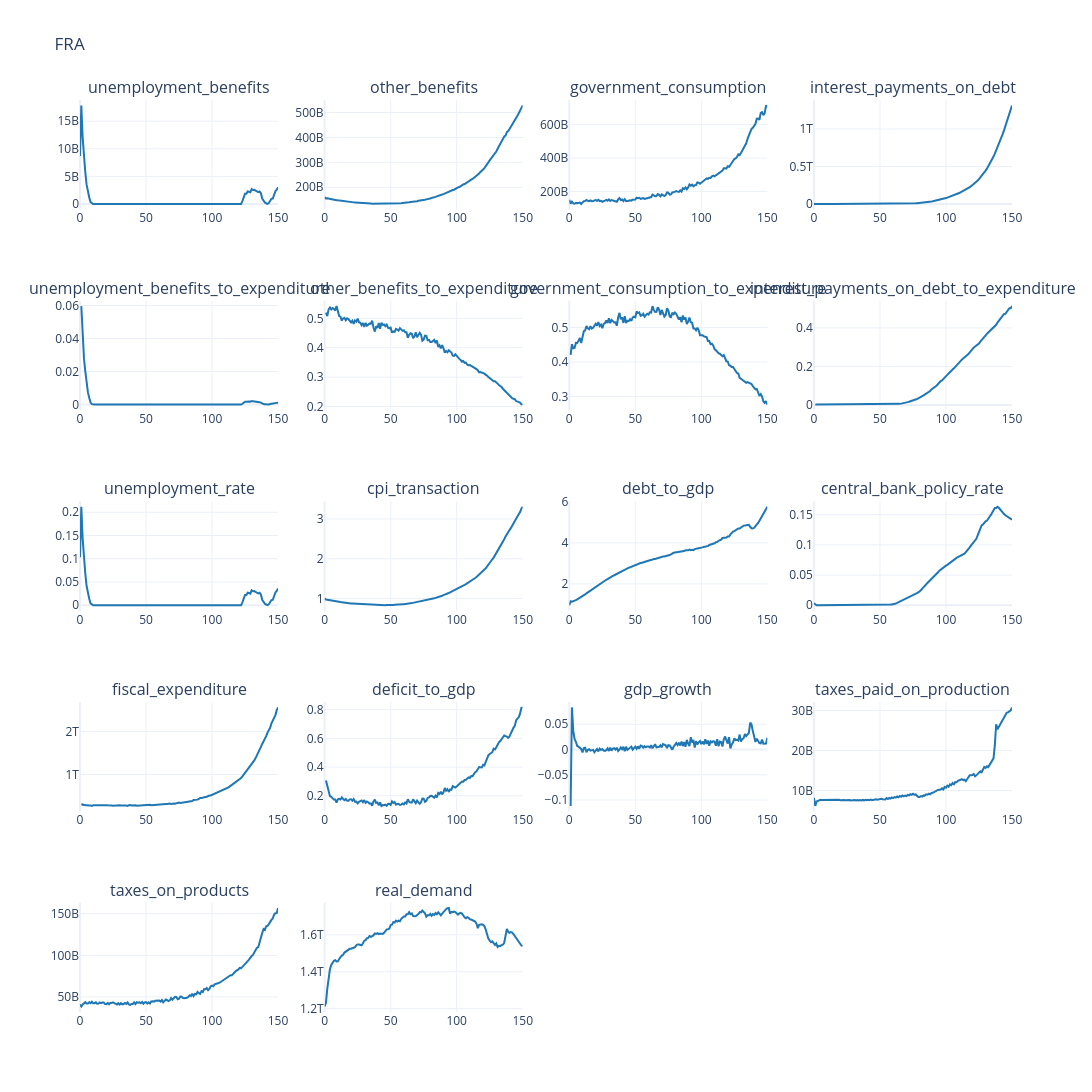
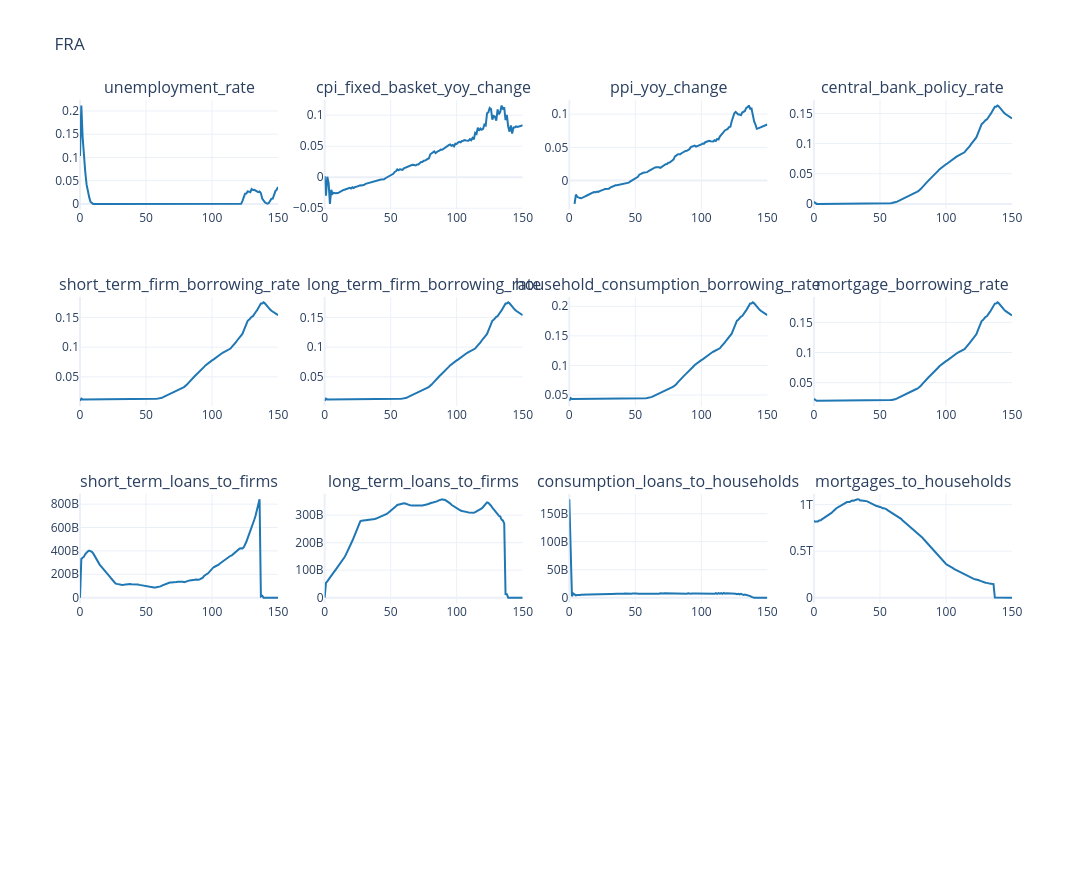
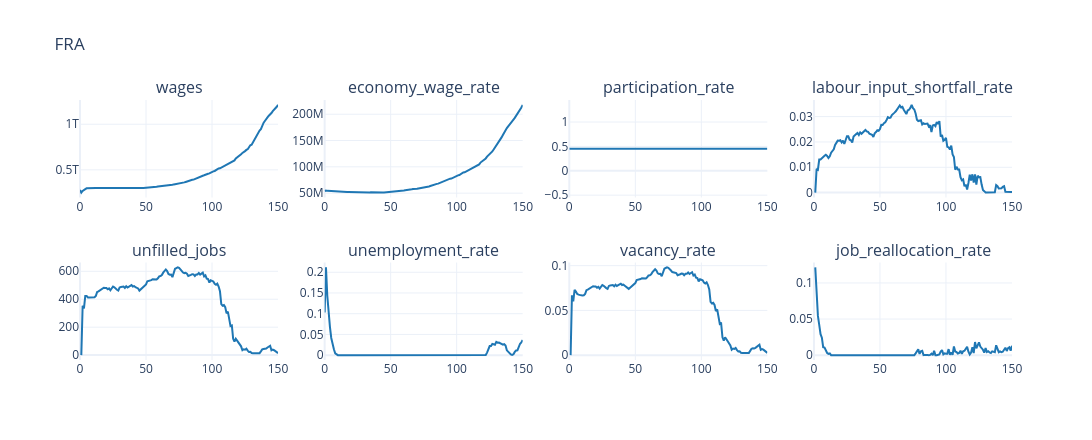

Notebook code cell kept with these figures, in order:
### Code cell
fiscal_cols = [
    "unemployment_benefits", "other_benefits", "government_consumption", "interest_payments_on_debt",
    "unemployment_benefits_to_expenditure", "other_benefits_to_expenditure",
    "government_consumption_to_expenditure", "interest_payments_on_debt_to_expenditure",
    "unemployment_rate", "cpi_transaction", "debt_to_gdp", "central_bank_policy_rate",
    "fiscal_expenditure", "deficit_to_gdp", "gdp_growth",
    "taxes_paid_on_production", "taxes_on_products", "real_demand",
]
policy_cols = [
    "unemployment_rate", "cpi_fixed_basket_yoy_change", "ppi_yoy_change",
    "central_bank_policy_rate", "short_term_firm_borrowing_rate",
    "long_term_firm_borrowing_rate", "household_consumption_borrowing_rate", "mortgage_borrowing_rate",
    "short_term_loans_to_firms", "long_term_loans_to_firms", "consumption_loans_to_households", "mortgages_to_households",
]

labour_cols = [
    'wages',
    "economy_wage_rate",
    'participation_rate',
    'labour_input_shortfall_rate',
    'unfilled_jobs',
    'unemployment_rate',
    'vacancy_rate',
    'job_reallocation_rate',
    'job_reallocation_rate_growth',]


plot_output(df=df_base[fiscal_cols], no_rows=5, no_cols=4, country_code=cfg.country_iso3, **FIG_SIZE_BENCHMARK)
plot_output(df=df_base[policy_cols], no_rows=4, no_cols=4, country_code=cfg.country_iso3, **FIG_SIZE_BENCHMARK)
plot_output(df=df_base[labour_cols], no_rows=2, no_cols=4, country_code=cfg.country_iso3, **FIG_SIZE_BENCHMARK)

### Figure 1 — Plotly figure (JSON) as saved in the notebook; plotly's stock layout.template omitted (floating-point values rounded to 4 significant figures; data arrays with more than 128 entries replaced by an {"elided": "..."} marker saying what was removed)
{"data": [{"line": {"color": "#1f77b4"}, "mode": "lines", "name": "baseline", "showlegend": false, "type": "scatter", "x": {"elided": "151 int values"}, "xaxis": "x", "y": {"elided": "151 float values"}, "yaxis": "y"}, {"line": {"color": "#1f77b4"}, "mode": "lines", "name": "baseline", "showlegend": false, "type": "scatter", "x": {"elided": "151 int values"}, "xaxis": "x2", "y": {"elided": "151 float values"}, "yaxis": "y2"}, {"line": {"color": "#1f77b4"}, "mode": "lines", "name": "baseline", "showlegend": false, "type": "scatter", "x": {"elided": "151 int values"}, "xaxis": "x3", "y": {"elided": "151 float values"}, "yaxis": "y3"}, {"line": {"color": "#1f77b4"}, "mode": "lines", "name": "baseline", "showlegend": false, "type": "scatter", "x": {"elided": "151 int values"}, "xaxis": "x4", "y": {"elided": "151 float values"}, "yaxis": "y4"}, {"line": {"color": "#1f77b4"}, "mode": "lines", "name": "baseline", "showlegend": false, "type": "scatter", "x": {"elided": "151 int values"}, "xaxis": "x5", "y": {"elided": "151 float values"}, "yaxis": "y5"}, {"line": {"color": "#1f77b4"}, "mode": "lines", "name": "baseline", "showlegend": false, "type": "scatter", "x": {"elided": "151 int values"}, "xaxis": "x6", "y": {"elided": "151 float values"}, "yaxis": "y6"}, {"line": {"color": "#1f77b4"}, "mode": "lines", "name": "baseline", "showlegend": false, "type": "scatter", "x": {"elided": "151 int values"}, "xaxis": "x7", "y": {"elided": "151 float values"}, "yaxis": "y7"}, {"line": {"color": "#1f77b4"}, "mode": "lines", "name": "baseline", "showlegend": false, "type": "scatter", "x": {"elided": "151 int values"}, "xaxis": "x8", "y": {"elided": "151 float values"}, "yaxis": "y8"}, {"line": {"color": "#1f77b4"}, "mode": "lines", "name": "baseline", "showlegend": false, "type": "scatter", "x": {"elided": "151 int values"}, "xaxis": "x9", "y": {"elided": "151 float values"}, "yaxis": "y9"}, {"line": {"color": "#1f77b4"}, "mode": "lines", "name": "baseline", "showlegend": false, "type": "scatter", "x": {"elided": "151 int values"}, "xaxis": "x10", "y": {"elided": "151 float values"}, "yaxis": "y10"}, {"line": {"color": "#1f77b4"}, "mode": "lines", "name": "baseline", "showlegend": false, "type": "scatter", "x": {"elided": "151 int values"}, "xaxis": "x11", "y": {"elided": "151 float values"}, "yaxis": "y11"}, {"line": {"color": "#1f77b4"}, "mode": "lines", "name": "baseline", "showlegend": false, "type": "scatter", "x": {"elided": "151 int values"}, "xaxis": "x12", "y": {"elided": "151 float values"}, "yaxis": "y12"}, {"line": {"color": "#1f77b4"}, "mode": "lines", "name": "baseline", "showlegend": false, "type": "scatter", "x": {"elided": "151 int values"}, "xaxis": "x13", "y": {"elided": "151 float values"}, "yaxis": "y13"}, {"line": {"color": "#1f77b4"}, "mode": "lines", "name": "baseline", "showlegend": false, "type": "scatter", "x": {"elided": "151 int values"}, "xaxis": "x14", "y": {"elided": "151 float values"}, "yaxis": "y14"}, {"line": {"color": "#1f77b4"}, "mode": "lines", "name": "baseline", "showlegend": false, "type": "scatter", "x": {"elided": "151 int values"}, "xaxis": "x15", "y": {"elided": "151 float values"}, "yaxis": "y15"}, {"line": {"color": "#1f77b4"}, "mode": "lines", "name": "baseline", "showlegend": false, "type": "scatter", "x": {"elided": "151 int values"}, "xaxis": "x16", "y": {"elided": "151 float values"}, "yaxis": "y16"}, {"line": {"color": "#1f77b4"}, "mode": "lines", "name": "baseline", "showlegend": false, "type": "scatter", "x": {"elided": "151 int values"}, "xaxis": "x17", "y": {"elided": "151 float values"}, "yaxis": "y17"}, {"line": {"color": "#1f77b4"}, "mode": "lines", "name": "baseline", "showlegend": false, "type": "scatter", "x": {"elided": "151 int values"}, "xaxis": "x18", "y": {"elided": "151 float values"}, "yaxis": "y18"}], "layout": {"annotations": [{"font": {"size": 16}, "showarrow": false, "text": "unemployment_benefits", "x": 0.1062, "xanchor": "center", "xref": "paper", "y": 1, "yanchor": "bottom", "yref": "paper"}, {"font": {"size": 16}, "showarrow": false, "text": "other_benefits", "x": 0.3688, "xanchor": "center", "xref": "paper", "y": 1, "yanchor": "bottom", "yref": "paper"}, {"font": {"size": 16}, "showarrow": false, "text": "government_consumption", "x": 0.6313, "xanchor": "center", "xref": "paper", "y": 1, "yanchor": "bottom", "yref": "paper"}, {"font": {"size": 16}, "showarrow": false, "text": "interest_payments_on_debt", "x": 0.8938, "xanchor": "center", "xref": "paper", "y": 1, "yanchor": "bottom", "yref": "paper"}, {"font": {"size": 16}, "showarrow": false, "text": "unemployment_benefits_to_expenditure", "x": 0.1062, "xanchor": "center", "xref": "paper", "y": 0.78, "yanchor": "bottom", "yref": "paper"}, {"font": {"size": 16}, "showarrow": false, "text": "other_benefits_to_expenditure", "x": 0.3688, "xanchor": "center", "xref": "paper", "y": 0.78, "yanchor": "bottom", "yref": "paper"}, {"font": {"size": 16}, "showarrow": false, "text": "government_consumption_to_expenditure", "x": 0.6313, "xanchor": "center", "xref": "paper", "y": 0.78, "yanchor": "bottom", "yref": "paper"}, {"font": {"size": 16}, "showarrow": false, "text": "interest_payments_on_debt_to_expenditure", "x": 0.8938, "xanchor": "center", "xref": "paper", "y": 0.78, "yanchor": "bottom", "yref": "paper"}, {"font": {"size": 16}, "showarrow": false, "text": "unemployment_rate", "x": 0.1062, "xanchor": "center", "xref": "paper", "y": 0.56, "yanchor": "bottom", "yref": "paper"}, {"font": {"size": 16}, "showarrow": false, "text": "cpi_transaction", "x": 0.3688, "xanchor": "center", "xref": "paper", "y": 0.56, "yanchor": "bottom", "yref": "paper"}, {"font": {"size": 16}, "showarrow": false, "text": "debt_to_gdp", "x": 0.6313, "xanchor": "center", "xref": "paper", "y": 0.56, "yanchor": "bottom", "yref": "paper"}, {"font": {"size": 16}, "showarrow": false, "text": "central_bank_policy_rate", "x": 0.8938, "xanchor": "center", "xref": "paper", "y": 0.56, "yanchor": "bottom", "yref": "paper"}, {"font": {"size": 16}, "showarrow": false, "text": "fiscal_expenditure", "x": 0.1062, "xanchor": "center", "xref": "paper", "y": 0.34, "yanchor": "bottom", "yref": "paper"}, {"font": {"size": 16}, "showarrow": false, "text": "deficit_to_gdp", "x": 0.3688, "xanchor": "center", "xref": "paper", "y": 0.34, "yanchor": "bottom", "yref": "paper"}, {"font": {"size": 16}, "showarrow": false, "text": "gdp_growth", "x": 0.6313, "xanchor": "center", "xref": "paper", "y": 0.34, "yanchor": "bottom", "yref": "paper"}, {"font": {"size": 16}, "showarrow": false, "text": "taxes_paid_on_production", "x": 0.8938, "xanchor": "center", "xref": "paper", "y": 0.34, "yanchor": "bottom", "yref": "paper"}, {"font": {"size": 16}, "showarrow": false, "text": "taxes_on_products", "x": 0.1062, "xanchor": "center", "xref": "paper", "y": 0.12, "yanchor": "bottom", "yref": "paper"}, {"font": {"size": 16}, "showarrow": false, "text": "real_demand", "x": 0.3688, "xanchor": "center", "xref": "paper", "y": 0.12, "yanchor": "bottom", "yref": "paper"}], "height": 1100, "title": {"text": "FRA"}, "width": 1520, "xaxis": {"anchor": "y", "domain": [0, 0.2125]}, "xaxis10": {"anchor": "y10", "domain": [0.2625, 0.475]}, "xaxis11": {"anchor": "y11", "domain": [0.525, 0.7375]}, "xaxis12": {"anchor": "y12", "domain": [0.7875, 1]}, "xaxis13": {"anchor": "y13", "domain": [0, 0.2125]}, "xaxis14": {"anchor": "y14", "domain": [0.2625, 0.475]}, "xaxis15": {"anchor": "y15", "domain": [0.525, 0.7375]}, "xaxis16": {"anchor": "y16", "domain": [0.7875, 1]}, "xaxis17": {"anchor": "y17", "domain": [0, 0.2125]}, "xaxis18": {"anchor": "y18", "domain": [0.2625, 0.475]}, "xaxis19": {"anchor": "y19", "domain": [0.525, 0.7375]}, "xaxis2": {"anchor": "y2", "domain": [0.2625, 0.475]}, "xaxis20": {"anchor": "y20", "domain": [0.7875, 1]}, "xaxis3": {"anchor": "y3", "domain": [0.525, 0.7375]}, "xaxis4": {"anchor": "y4", "domain": [0.7875, 1]}, "xaxis5": {"anchor": "y5", "domain": [0, 0.2125]}, "xaxis6": {"anchor": "y6", "domain": [0.2625, 0.475]}, "xaxis7": {"anchor": "y7", "domain": [0.525, 0.7375]}, "xaxis8": {"anchor": "y8", "domain": [0.7875, 1]}, "xaxis9": {"anchor": "y9", "domain": [0, 0.2125]}, "yaxis": {"anchor": "x", "domain": [0.88, 1]}, "yaxis10": {"anchor": "x10", "domain": [0.44, 0.56]}, "yaxis11": {"anchor": "x11", "domain": [0.44, 0.56]}, "yaxis12": {"anchor": "x12", "domain": [0.44, 0.56]}, "yaxis13": {"anchor": "x13", "domain": [0.22, 0.34]}, "yaxis14": {"anchor": "x14", "domain": [0.22, 0.34]}, "yaxis15": {"anchor": "x15", "domain": [0.22, 0.34]}, "yaxis16": {"anchor": "x16", "domain": [0.22, 0.34]}, "yaxis17": {"anchor": "x17", "domain": [0, 0.12]}, "yaxis18": {"anchor": "x18", "domain": [0, 0.12]}, "yaxis19": {"anchor": "x19", "domain": [0, 0.12]}, "yaxis2": {"anchor": "x2", "domain": [0.88, 1]}, "yaxis20": {"anchor": "x20", "domain": [0, 0.12]}, "yaxis3": {"anchor": "x3", "domain": [0.88, 1]}, "yaxis4": {"anchor": "x4", "domain": [0.88, 1]}, "yaxis5": {"anchor": "x5", "domain": [0.66, 0.78]}, "yaxis6": {"anchor": "x6", "domain": [0.66, 0.78]}, "yaxis7": {"anchor": "x7", "domain": [0.66, 0.78]}, "yaxis8": {"anchor": "x8", "domain": [0.66, 0.78]}, "yaxis9": {"anchor": "x9", "domain": [0.44, 0.56]}}}

### Figure 2 — Plotly figure (JSON) as saved in the notebook; plotly's stock layout.template omitted (floating-point values rounded to 4 significant figures; data arrays with more than 128 entries replaced by an {"elided": "..."} marker saying what was removed)
{"data": [{"line": {"color": "#1f77b4"}, "mode": "lines", "name": "baseline", "showlegend": false, "type": "scatter", "x": {"elided": "151 int values"}, "xaxis": "x", "y": {"elided": "151 float values"}, "yaxis": "y"}, {"line": {"color": "#1f77b4"}, "mode": "lines", "name": "baseline", "showlegend": false, "type": "scatter", "x": {"elided": "151 int values"}, "xaxis": "x2", "y": {"elided": "151 float values"}, "yaxis": "y2"}, {"line": {"color": "#1f77b4"}, "mode": "lines", "name": "baseline", "showlegend": false, "type": "scatter", "x": {"elided": "151 int values"}, "xaxis": "x3", "y": {"elided": "151 float values"}, "yaxis": "y3"}, {"line": {"color": "#1f77b4"}, "mode": "lines", "name": "baseline", "showlegend": false, "type": "scatter", "x": {"elided": "151 int values"}, "xaxis": "x4", "y": {"elided": "151 float values"}, "yaxis": "y4"}, {"line": {"color": "#1f77b4"}, "mode": "lines", "name": "baseline", "showlegend": false, "type": "scatter", "x": {"elided": "151 int values"}, "xaxis": "x5", "y": {"elided": "151 float values"}, "yaxis": "y5"}, {"line": {"color": "#1f77b4"}, "mode": "lines", "name": "baseline", "showlegend": false, "type": "scatter", "x": {"elided": "151 int values"}, "xaxis": "x6", "y": {"elided": "151 float values"}, "yaxis": "y6"}, {"line": {"color": "#1f77b4"}, "mode": "lines", "name": "baseline", "showlegend": false, "type": "scatter", "x": {"elided": "151 int values"}, "xaxis": "x7", "y": {"elided": "151 float values"}, "yaxis": "y7"}, {"line": {"color": "#1f77b4"}, "mode": "lines", "name": "baseline", "showlegend": false, "type": "scatter", "x": {"elided": "151 int values"}, "xaxis": "x8", "y": {"elided": "151 float values"}, "yaxis": "y8"}, {"line": {"color": "#1f77b4"}, "mode": "lines", "name": "baseline", "showlegend": false, "type": "scatter", "x": {"elided": "151 int values"}, "xaxis": "x9", "y": {"elided": "151 float values"}, "yaxis": "y9"}, {"line": {"color": "#1f77b4"}, "mode": "lines", "name": "baseline", "showlegend": false, "type": "scatter", "x": {"elided": "151 int values"}, "xaxis": "x10", "y": {"elided": "151 float values"}, "yaxis": "y10"}, {"line": {"color": "#1f77b4"}, "mode": "lines", "name": "baseline", "showlegend": false, "type": "scatter", "x": {"elided": "151 int values"}, "xaxis": "x11", "y": {"elided": "151 float values"}, "yaxis": "y11"}, {"line": {"color": "#1f77b4"}, "mode": "lines", "name": "baseline", "showlegend": false, "type": "scatter", "x": {"elided": "151 int values"}, "xaxis": "x12", "y": {"elided": "151 float values"}, "yaxis": "y12"}], "layout": {"annotations": [{"font": {"size": 16}, "showarrow": false, "text": "unemployment_rate", "x": 0.1062, "xanchor": "center", "xref": "paper", "y": 1, "yanchor": "bottom", "yref": "paper"}, {"font": {"size": 16}, "showarrow": false, "text": "cpi_fixed_basket_yoy_change", "x": 0.3688, "xanchor": "center", "xref": "paper", "y": 1, "yanchor": "bottom", "yref": "paper"}, {"font": {"size": 16}, "showarrow": false, "text": "ppi_yoy_change", "x": 0.6313, "xanchor": "center", "xref": "paper", "y": 1, "yanchor": "bottom", "yref": "paper"}, {"font": {"size": 16}, "showarrow": false, "text": "central_bank_policy_rate", "x": 0.8938, "xanchor": "center", "xref": "paper", "y": 1, "yanchor": "bottom", "yref": "paper"}, {"font": {"size": 16}, "showarrow": false, "text": "short_term_firm_borrowing_rate", "x": 0.1062, "xanchor": "center", "xref": "paper", "y": 0.7188, "yanchor": "bottom", "yref": "paper"}, {"font": {"size": 16}, "showarrow": false, "text": "long_term_firm_borrowing_rate", "x": 0.3688, "xanchor": "center", "xref": "paper", "y": 0.7188, "yanchor": "bottom", "yref": "paper"}, {"font": {"size": 16}, "showarrow": false, "text": "household_consumption_borrowing_rate", "x": 0.6313, "xanchor": "center", "xref": "paper", "y": 0.7188, "yanchor": "bottom", "yref": "paper"}, {"font": {"size": 16}, "showarrow": false, "text": "mortgage_borrowing_rate", "x": 0.8938, "xanchor": "center", "xref": "paper", "y": 0.7188, "yanchor": "bottom", "yref": "paper"}, {"font": {"size": 16}, "showarrow": false, "text": "short_term_loans_to_firms", "x": 0.1062, "xanchor": "center", "xref": "paper", "y": 0.4375, "yanchor": "bottom", "yref": "paper"}, {"font": {"size": 16}, "showarrow": false, "text": "long_term_loans_to_firms", "x": 0.3688, "xanchor": "center", "xref": "paper", "y": 0.4375, "yanchor": "bottom", "yref": "paper"}, {"font": {"size": 16}, "showarrow": false, "text": "consumption_loans_to_households", "x": 0.6313, "xanchor": "center", "xref": "paper", "y": 0.4375, "yanchor": "bottom", "yref": "paper"}, {"font": {"size": 16}, "showarrow": false, "text": "mortgages_to_households", "x": 0.8938, "xanchor": "center", "xref": "paper", "y": 0.4375, "yanchor": "bottom", "yref": "paper"}], "height": 880, "title": {"text": "FRA"}, "width": 1520, "xaxis": {"anchor": "y", "domain": [0, 0.2125]}, "xaxis10": {"anchor": "y10", "domain": [0.2625, 0.475]}, "xaxis11": {"anchor": "y11", "domain": [0.525, 0.7375]}, "xaxis12": {"anchor": "y12", "domain": [0.7875, 1]}, "xaxis13": {"anchor": "y13", "domain": [0, 0.2125]}, "xaxis14": {"anchor": "y14", "domain": [0.2625, 0.475]}, "xaxis15": {"anchor": "y15", "domain": [0.525, 0.7375]}, "xaxis16": {"anchor": "y16", "domain": [0.7875, 1]}, "xaxis2": {"anchor": "y2", "domain": [0.2625, 0.475]}, "xaxis3": {"anchor": "y3", "domain": [0.525, 0.7375]}, "xaxis4": {"anchor": "y4", "domain": [0.7875, 1]}, "xaxis5": {"anchor": "y5", "domain": [0, 0.2125]}, "xaxis6": {"anchor": "y6", "domain": [0.2625, 0.475]}, "xaxis7": {"anchor": "y7", "domain": [0.525, 0.7375]}, "xaxis8": {"anchor": "y8", "domain": [0.7875, 1]}, "xaxis9": {"anchor": "y9", "domain": [0, 0.2125]}, "yaxis": {"anchor": "x", "domain": [0.8438, 1]}, "yaxis10": {"anchor": "x10", "domain": [0.2812, 0.4375]}, "yaxis11": {"anchor": "x11", "domain": [0.2812, 0.4375]}, "yaxis12": {"anchor": "x12", "domain": [0.2812, 0.4375]}, "yaxis13": {"anchor": "x13", "domain": [0, 0.1562]}, "yaxis14": {"anchor": "x14", "domain": [0, 0.1562]}, "yaxis15": {"anchor": "x15", "domain": [0, 0.1562]}, "yaxis16": {"anchor": "x16", "domain": [0, 0.1562]}, "yaxis2": {"anchor": "x2", "domain": [0.8438, 1]}, "yaxis3": {"anchor": "x3", "domain": [0.8438, 1]}, "yaxis4": {"anchor": "x4", "domain": [0.8438, 1]}, "yaxis5": {"anchor": "x5", "domain": [0.5625, 0.7188]}, "yaxis6": {"anchor": "x6", "domain": [0.5625, 0.7188]}, "yaxis7": {"anchor": "x7", "domain": [0.5625, 0.7188]}, "yaxis8": {"anchor": "x8", "domain": [0.5625, 0.7188]}, "yaxis9": {"anchor": "x9", "domain": [0.2812, 0.4375]}}}

### Figure 3 — Plotly figure (JSON) as saved in the notebook; plotly's stock layout.template omitted (floating-point values rounded to 4 significant figures; data arrays with more than 128 entries replaced by an {"elided": "..."} marker saying what was removed)
{"data": [{"line": {"color": "#1f77b4"}, "mode": "lines", "name": "baseline", "showlegend": false, "type": "scatter", "x": {"elided": "151 int values"}, "xaxis": "x", "y": {"elided": "151 float values"}, "yaxis": "y"}, {"line": {"color": "#1f77b4"}, "mode": "lines", "name": "baseline", "showlegend": false, "type": "scatter", "x": {"elided": "151 int values"}, "xaxis": "x2", "y": {"elided": "151 float values"}, "yaxis": "y2"}, {"line": {"color": "#1f77b4"}, "mode": "lines", "name": "baseline", "showlegend": false, "type": "scatter", "x": {"elided": "151 int values"}, "xaxis": "x3", "y": {"elided": "151 float values"}, "yaxis": "y3"}, {"line": {"color": "#1f77b4"}, "mode": "lines", "name": "baseline", "showlegend": false, "type": "scatter", "x": {"elided": "151 int values"}, "xaxis": "x4", "y": {"elided": "151 float values"}, "yaxis": "y4"}, {"line": {"color": "#1f77b4"}, "mode": "lines", "name": "baseline", "showlegend": false, "type": "scatter", "x": {"elided": "151 int values"}, "xaxis": "x5", "y": {"elided": "151 float values"}, "yaxis": "y5"}, {"line": {"color": "#1f77b4"}, "mode": "lines", "name": "baseline", "showlegend": false, "type": "scatter", "x": {"elided": "151 int values"}, "xaxis": "x6", "y": {"elided": "151 float values"}, "yaxis": "y6"}, {"line": {"color": "#1f77b4"}, "mode": "lines", "name": "baseline", "showlegend": false, "type": "scatter", "x": {"elided": "151 int values"}, "xaxis": "x7", "y": {"elided": "151 float values"}, "yaxis": "y7"}, {"line": {"color": "#1f77b4"}, "mode": "lines", "name": "baseline", "showlegend": false, "type": "scatter", "x": {"elided": "151 int values"}, "xaxis": "x8", "y": {"elided": "151 float values"}, "yaxis": "y8"}], "layout": {"annotations": [{"font": {"size": 16}, "showarrow": false, "text": "wages", "x": 0.1062, "xanchor": "center", "xref": "paper", "y": 1, "yanchor": "bottom", "yref": "paper"}, {"font": {"size": 16}, "showarrow": false, "text": "economy_wage_rate", "x": 0.3688, "xanchor": "center", "xref": "paper", "y": 1, "yanchor": "bottom", "yref": "paper"}, {"font": {"size": 16}, "showarrow": false, "text": "participation_rate", "x": 0.6313, "xanchor": "center", "xref": "paper", "y": 1, "yanchor": "bottom", "yref": "paper"}, {"font": {"size": 16}, "showarrow": false, "text": "labour_input_shortfall_rate", "x": 0.8938, "xanchor": "center", "xref": "paper", "y": 1, "yanchor": "bottom", "yref": "paper"}, {"font": {"size": 16}, "showarrow": false, "text": "unfilled_jobs", "x": 0.1062, "xanchor": "center", "xref": "paper", "y": 0.375, "yanchor": "bottom", "yref": "paper"}, {"font": {"size": 16}, "showarrow": false, "text": "unemployment_rate", "x": 0.3688, "xanchor": "center", "xref": "paper", "y": 0.375, "yanchor": "bottom", "yref": "paper"}, {"font": {"size": 16}, "showarrow": false, "text": "vacancy_rate", "x": 0.6313, "xanchor": "center", "xref": "paper", "y": 0.375, "yanchor": "bottom", "yref": "paper"}, {"font": {"size": 16}, "showarrow": false, "text": "job_reallocation_rate", "x": 0.8938, "xanchor": "center", "xref": "paper", "y": 0.375, "yanchor": "bottom", "yref": "paper"}], "height": 440, "title": {"text": "FRA"}, "width": 1520, "xaxis": {"anchor": "y", "domain": [0, 0.2125]}, "xaxis2": {"anchor": "y2", "domain": [0.2625, 0.475]}, "xaxis3": {"anchor": "y3", "domain": [0.525, 0.7375]}, "xaxis4": {"anchor": "y4", "domain": [0.7875, 1]}, "xaxis5": {"anchor": "y5", "domain": [0, 0.2125]}, "xaxis6": {"anchor": "y6", "domain": [0.2625, 0.475]}, "xaxis7": {"anchor": "y7", "domain": [0.525, 0.7375]}, "xaxis8": {"anchor": "y8", "domain": [0.7875, 1]}, "yaxis": {"anchor": "x", "domain": [0.625, 1]}, "yaxis2": {"anchor": "x2", "domain": [0.625, 1]}, "yaxis3": {"anchor": "x3", "domain": [0.625, 1]}, "yaxis4": {"anchor": "x4", "domain": [0.625, 1]}, "yaxis5": {"anchor": "x5", "domain": [0, 0.375]}, "yaxis6": {"anchor": "x6", "domain": [0, 0.375]}, "yaxis7": {"anchor": "x7", "domain": [0, 0.375]}, "yaxis8": {"anchor": "x8", "domain": [0, 0.375]}}}
